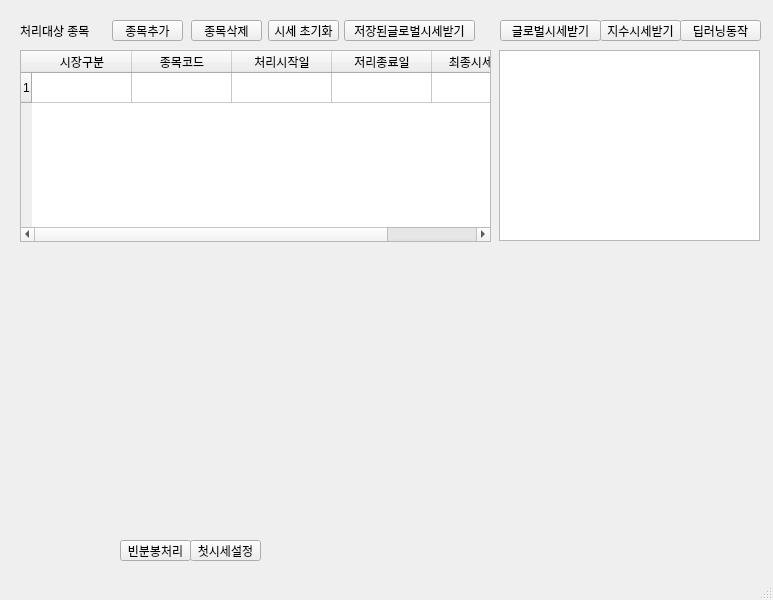
<?xml version="1.0" encoding="UTF-8"?>
<ui version="4.0">
 <class>MainWindow</class>
 <widget class="QMainWindow" name="MainWindow">
  <property name="geometry">
   <rect>
    <x>0</x>
    <y>0</y>
    <width>773</width>
    <height>600</height>
   </rect>
  </property>
  <property name="windowTitle">
   <string>메인프로그램</string>
  </property>
  <widget class="QWidget" name="centralwidget">
   <widget class="QLabel" name="stcProcStkList">
    <property name="geometry">
     <rect>
      <x>20</x>
      <y>23</y>
      <width>81</width>
      <height>16</height>
     </rect>
    </property>
    <property name="text">
     <string>처리대상 종목</string>
    </property>
   </widget>
   <widget class="QPushButton" name="btnInStkCd">
    <property name="geometry">
     <rect>
      <x>112</x>
      <y>20</y>
      <width>71</width>
      <height>21</height>
     </rect>
    </property>
    <property name="text">
     <string>종목추가</string>
    </property>
   </widget>
   <widget class="QPushButton" name="btnDelStkCd">
    <property name="geometry">
     <rect>
      <x>191</x>
      <y>20</y>
      <width>71</width>
      <height>21</height>
     </rect>
    </property>
    <property name="text">
     <string>종목삭제</string>
    </property>
   </widget>
   <widget class="QTableWidget" name="tblProcStkList">
    <property name="geometry">
     <rect>
      <x>20</x>
      <y>50</y>
      <width>471</width>
      <height>192</height>
     </rect>
    </property>
    <property name="focusPolicy">
     <enum>Qt::NoFocus</enum>
    </property>
    <property name="selectionMode">
     <enum>QAbstractItemView::SingleSelection</enum>
    </property>
    <property name="selectionBehavior">
     <enum>QAbstractItemView::SelectRows</enum>
    </property>
    <property name="rowCount">
     <number>1</number>
    </property>
    <row/>
    <column>
     <property name="text">
      <string>시장구분</string>
     </property>
    </column>
    <column>
     <property name="text">
      <string>종목코드</string>
     </property>
    </column>
    <column>
     <property name="text">
      <string>처리시작일</string>
     </property>
    </column>
    <column>
     <property name="text">
      <string>저리종료일</string>
     </property>
    </column>
    <column>
     <property name="text">
      <string>최종시세시각</string>
     </property>
    </column>
   </widget>
   <widget class="QPushButton" name="btnInitMnQttn">
    <property name="geometry">
     <rect>
      <x>268</x>
      <y>20</y>
      <width>71</width>
      <height>21</height>
     </rect>
    </property>
    <property name="text">
     <string>시세 초기화</string>
    </property>
   </widget>
   <widget class="QWidget" name="verticalLayoutWidget">
    <property name="geometry">
     <rect>
      <x>20</x>
      <y>260</y>
      <width>741</width>
      <height>281</height>
     </rect>
    </property>
    <layout class="QVBoxLayout" name="vbChart"/>
   </widget>
   <widget class="QPushButton" name="btnRcvIdxQttn">
    <property name="geometry">
     <rect>
      <x>600</x>
      <y>20</y>
      <width>81</width>
      <height>21</height>
     </rect>
    </property>
    <property name="text">
     <string>지수시세받기</string>
    </property>
   </widget>
   <widget class="QTextEdit" name="edtChk">
    <property name="geometry">
     <rect>
      <x>499</x>
      <y>50</y>
      <width>261</width>
      <height>191</height>
     </rect>
    </property>
   </widget>
   <widget class="QPushButton" name="btnRcvGlobalQttn">
    <property name="geometry">
     <rect>
      <x>500</x>
      <y>20</y>
      <width>101</width>
      <height>21</height>
     </rect>
    </property>
    <property name="text">
     <string>글로벌시세받기</string>
    </property>
   </widget>
   <widget class="QPushButton" name="btnTensorFlow">
    <property name="geometry">
     <rect>
      <x>680</x>
      <y>20</y>
      <width>81</width>
      <height>21</height>
     </rect>
    </property>
    <property name="text">
     <string>딥러닝동작</string>
    </property>
   </widget>
   <widget class="QPushButton" name="btnMnQttnOrd">
    <property name="enabled">
     <bool>true</bool>
    </property>
    <property name="geometry">
     <rect>
      <x>120</x>
      <y>540</y>
      <width>71</width>
      <height>21</height>
     </rect>
    </property>
    <property name="text">
     <string>빈분봉처리</string>
    </property>
   </widget>
   <widget class="QPushButton" name="btnSetFstQttn">
    <property name="geometry">
     <rect>
      <x>190</x>
      <y>540</y>
      <width>71</width>
      <height>21</height>
     </rect>
    </property>
    <property name="text">
     <string>첫시세설정</string>
    </property>
   </widget>
   <widget class="QPushButton" name="btnRcvGlobalSavedQttn">
    <property name="enabled">
     <bool>true</bool>
    </property>
    <property name="geometry">
     <rect>
      <x>344</x>
      <y>20</y>
      <width>131</width>
      <height>21</height>
     </rect>
    </property>
    <property name="text">
     <string>저장된글로벌시세받기</string>
    </property>
   </widget>
  </widget>
  <widget class="QMenuBar" name="menubar">
   <property name="geometry">
    <rect>
     <x>0</x>
     <y>0</y>
     <width>773</width>
     <height>21</height>
    </rect>
   </property>
  </widget>
  <widget class="QStatusBar" name="statusbar"/>
 </widget>
 <resources/>
 <connections/>
</ui>
